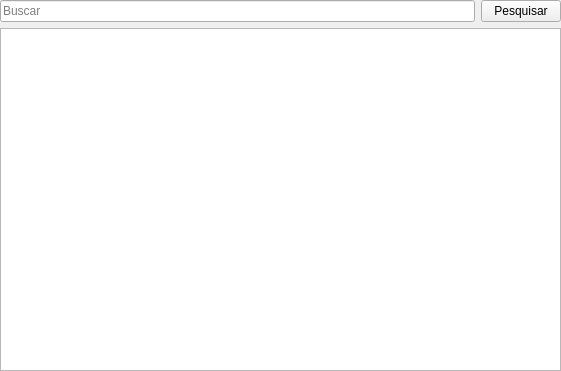
<?xml version="1.0" encoding="UTF-8"?>
<ui version="4.0">
 <author>Felipe Silva</author>
 <class>ListUsers</class>
 <widget class="QWidget" name="ListUsers">
  <property name="geometry">
   <rect>
    <x>0</x>
    <y>0</y>
    <width>561</width>
    <height>371</height>
   </rect>
  </property>
  <property name="windowTitle">
   <string>Usuários</string>
  </property>
  <property name="autoFillBackground">
   <bool>false</bool>
  </property>
  <property name="locale">
   <locale language="Portuguese" country="Brazil"/>
  </property>
  <widget class="QWidget" name="centralWidget" native="true">
   <property name="geometry">
    <rect>
     <x>0</x>
     <y>0</y>
     <width>561</width>
     <height>371</height>
    </rect>
   </property>
   <layout class="QVBoxLayout" name="verticalLayout">
    <property name="sizeConstraint">
     <enum>QLayout::SizeConstraint::SetMaximumSize</enum>
    </property>
    <item>
     <layout class="QVBoxLayout" name="verticalLayout_2">
      <item>
       <layout class="QHBoxLayout" name="horizontalLayout">
        <item>
         <widget class="QLineEdit" name="busca">
          <property name="autoFillBackground">
           <bool>false</bool>
          </property>
          <property name="placeholderText">
           <string>Buscar</string>
          </property>
         </widget>
        </item>
        <item>
         <widget class="QPushButton" name="pesquisar">
          <property name="text">
           <string>Pesquisar</string>
          </property>
          <property name="icon">
           <iconset theme="QIcon::ThemeIcon::EditFind"/>
          </property>
          <property name="autoDefault">
           <bool>false</bool>
          </property>
          <property name="default">
           <bool>false</bool>
          </property>
         </widget>
        </item>
       </layout>
      </item>
      <item>
       <widget class="QTableView" name="mainWidget">
        <property name="sizePolicy">
         <sizepolicy hsizetype="Expanding" vsizetype="Expanding">
          <horstretch>0</horstretch>
          <verstretch>0</verstretch>
         </sizepolicy>
        </property>
        <property name="font">
         <font>
          <family>arial</family>
         </font>
        </property>
        <property name="focusPolicy">
         <enum>Qt::FocusPolicy::StrongFocus</enum>
        </property>
        <property name="contextMenuPolicy">
         <enum>Qt::ContextMenuPolicy::NoContextMenu</enum>
        </property>
        <property name="statusTip">
         <string notr="true"/>
        </property>
        <property name="whatsThis">
         <string notr="true"/>
        </property>
        <property name="accessibleName">
         <string notr="true"/>
        </property>
        <property name="accessibleDescription">
         <string notr="true"/>
        </property>
        <property name="styleSheet">
         <string notr="true"/>
        </property>
        <property name="sizeAdjustPolicy">
         <enum>QAbstractScrollArea::SizeAdjustPolicy::AdjustToContents</enum>
        </property>
        <property name="autoScroll">
         <bool>false</bool>
        </property>
        <property name="editTriggers">
         <set>QAbstractItemView::EditTrigger::NoEditTriggers</set>
        </property>
        <property name="tabKeyNavigation">
         <bool>false</bool>
        </property>
        <property name="showDropIndicator" stdset="0">
         <bool>false</bool>
        </property>
        <property name="dragDropOverwriteMode">
         <bool>false</bool>
        </property>
        <property name="alternatingRowColors">
         <bool>true</bool>
        </property>
        <property name="selectionMode">
         <enum>QAbstractItemView::SelectionMode::SingleSelection</enum>
        </property>
        <property name="selectionBehavior">
         <enum>QAbstractItemView::SelectionBehavior::SelectRows</enum>
        </property>
        <property name="textElideMode">
         <enum>Qt::TextElideMode::ElideMiddle</enum>
        </property>
        <property name="sortingEnabled">
         <bool>true</bool>
        </property>
        <attribute name="horizontalHeaderStretchLastSection">
         <bool>true</bool>
        </attribute>
        <attribute name="verticalHeaderCascadingSectionResizes">
         <bool>true</bool>
        </attribute>
       </widget>
      </item>
     </layout>
    </item>
   </layout>
  </widget>
 </widget>
 <resources/>
 <connections>
  <connection>
   <sender>busca</sender>
   <signal>returnPressed()</signal>
   <receiver>pesquisar</receiver>
   <slot>click()</slot>
   <hints>
    <hint type="sourcelabel">
     <x>395</x>
     <y>28</y>
    </hint>
    <hint type="destinationlabel">
     <x>491</x>
     <y>23</y>
    </hint>
   </hints>
  </connection>
 </connections>
 <designerdata>
  <property name="gridDeltaX">
   <number>10</number>
  </property>
  <property name="gridDeltaY">
   <number>10</number>
  </property>
  <property name="gridSnapX">
   <bool>true</bool>
  </property>
  <property name="gridSnapY">
   <bool>true</bool>
  </property>
  <property name="gridVisible">
   <bool>true</bool>
  </property>
 </designerdata>
</ui>
